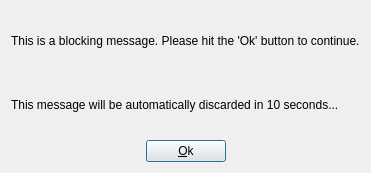
<?xml version="1.0" encoding="UTF-8"?>
<ui version="4.0">
 <class>GtsStationMessagedialog_base</class>
 <widget class="QDialog" name="GtsStationMessagedialog_base">
  <property name="geometry">
   <rect>
    <x>0</x>
    <y>0</y>
    <width>359</width>
    <height>173</height>
   </rect>
  </property>
  <property name="windowTitle">
   <string>GTS message</string>
  </property>
  <layout class="QVBoxLayout">
   <item>
    <widget class="QLabel" name="labelMessage">
     <property name="text">
      <string>This is a blocking message. Please hit the 'Ok' button to continue.</string>
     </property>
     <property name="wordWrap">
      <bool>false</bool>
     </property>
    </widget>
   </item>
   <item>
    <widget class="QLabel" name="labelTimer">
     <property name="text">
      <string>This message will be automatically discarded in 10 seconds...</string>
     </property>
     <property name="wordWrap">
      <bool>false</bool>
     </property>
    </widget>
   </item>
   <item>
    <layout class="QHBoxLayout">
     <item>
      <spacer name="spacer4">
       <property name="orientation">
        <enum>Qt::Horizontal</enum>
       </property>
       <property name="sizeType">
        <enum>QSizePolicy::Expanding</enum>
       </property>
       <property name="sizeHint" stdset="0">
        <size>
         <width>116</width>
         <height>10</height>
        </size>
       </property>
      </spacer>
     </item>
     <item>
      <widget class="QPushButton" name="buttonOK">
       <property name="sizePolicy">
        <sizepolicy hsizetype="Fixed" vsizetype="Fixed">
         <horstretch>0</horstretch>
         <verstretch>0</verstretch>
        </sizepolicy>
       </property>
       <property name="text">
        <string>&amp;Ok</string>
       </property>
       <property name="shortcut">
        <string>Alt+O</string>
       </property>
      </widget>
     </item>
     <item>
      <spacer name="spacer5">
       <property name="orientation">
        <enum>Qt::Horizontal</enum>
       </property>
       <property name="sizeType">
        <enum>QSizePolicy::Expanding</enum>
       </property>
       <property name="sizeHint" stdset="0">
        <size>
         <width>111</width>
         <height>10</height>
        </size>
       </property>
      </spacer>
     </item>
    </layout>
   </item>
  </layout>
 </widget>
 <layoutdefault spacing="6" margin="11"/>
 <resources/>
 <connections>
  <connection>
   <sender>buttonOK</sender>
   <signal>clicked()</signal>
   <receiver>GtsStationMessagedialog_base</receiver>
   <slot>accept()</slot>
   <hints>
    <hint type="sourcelabel">
     <x>20</x>
     <y>20</y>
    </hint>
    <hint type="destinationlabel">
     <x>20</x>
     <y>20</y>
    </hint>
   </hints>
  </connection>
 </connections>
</ui>
